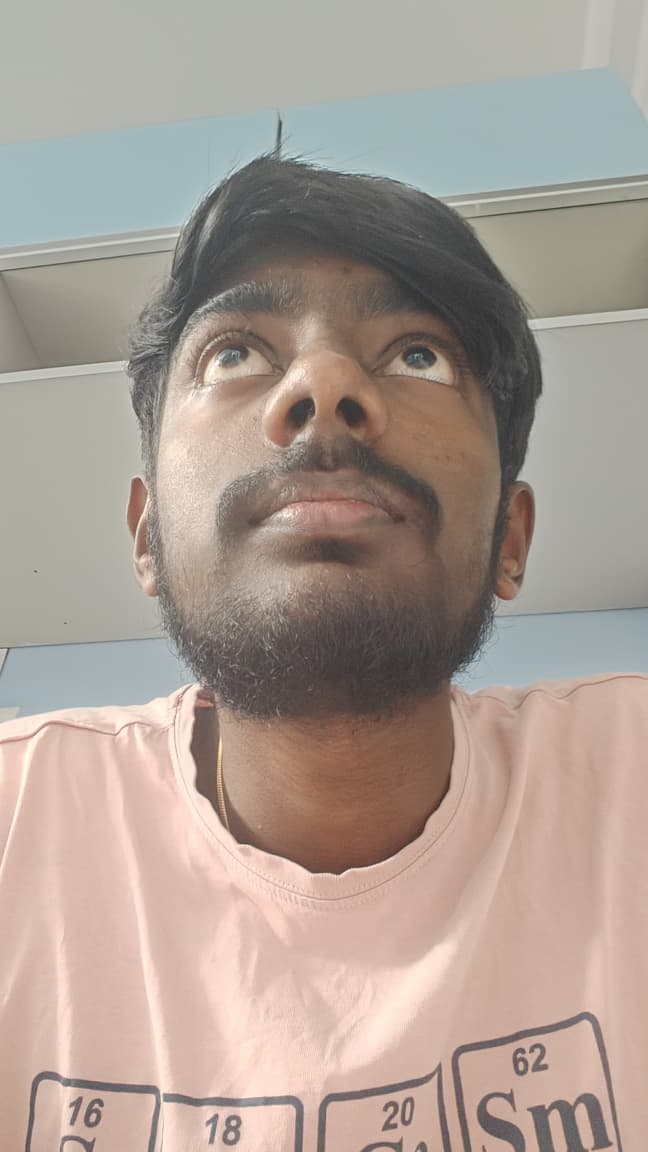
#> input picture assets/images/4.jpg, 648 x 1152 px
$ python resize_image.py
#> lines starting #> are read from the running program, lines starting #| are printed output that depends on the picture; long printed decimals are rounded
from PIL import Image
import numpy as np

# Load and resize exactly like training
img = Image.open('assets/images/4.jpg').convert('RGB')
#> img is the input picture: PIL image 648x1152 RGB; mean R, G, B 171.2, 157.1, 148.2
print(f'Original size: {img.size}')
#| Original size: (648, 1152)

img_resized = img.resize((224, 224), Image.BILINEAR)
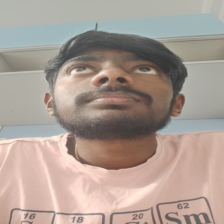
#> img_resized: PIL image 224x224 RGB; mean R, G, B 171.2, 157.1, 148.2
img_resized.save('assets/images/4_resized_224.jpg', quality=100, subsampling=0)

# Verify pixels
pixels = np.array(img_resized)
print('First 3 pixels:', pixels[0, 0:3])
#| First 3 pixels: [[180 183 176]
#|  [180 183 176]
#|  [180 183 176]]
print('Mean:', pixels.mean())
#| Mean: 158.794
print('Saved: assets/images/1_resized_224.jpg')

$ run again, with assets/images/1.jpg copied over assets/images/4.jpg
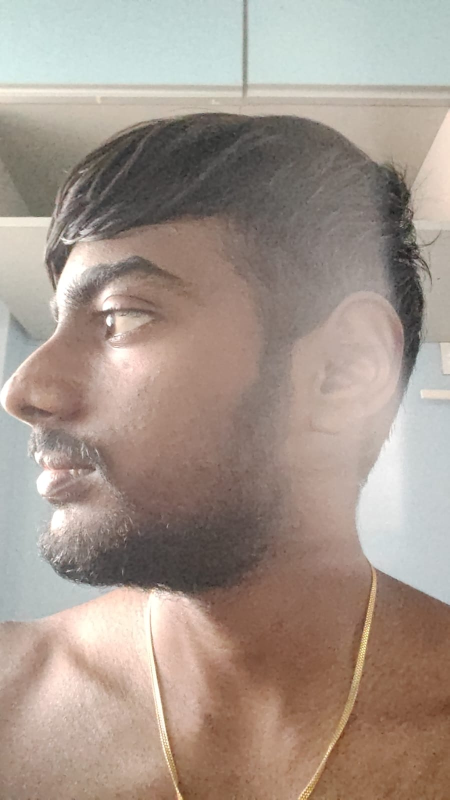
#> input picture assets/images/1.jpg, 899 x 1599 px (shown at 1/2 size)
#> img is the input picture: PIL image 899x1599 RGB; mean R, G, B 164.6, 149.7, 139.2
#| Original size: (899, 1599)
#> `img_resized = img.resize((224, 224), Image.BILINEAR)`:
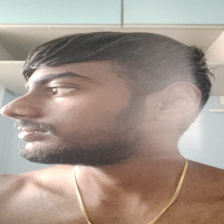
#> img_resized: PIL image 224x224 RGB; mean R, G, B 164.6, 149.7, 139.2
#| First 3 pixels: [[201 222 217]
#|  [201 222 217]
#|  [200 221 216]]
#| Mean: 151.186

$ run again, with assets/images/2.jpg copied over assets/images/4.jpg
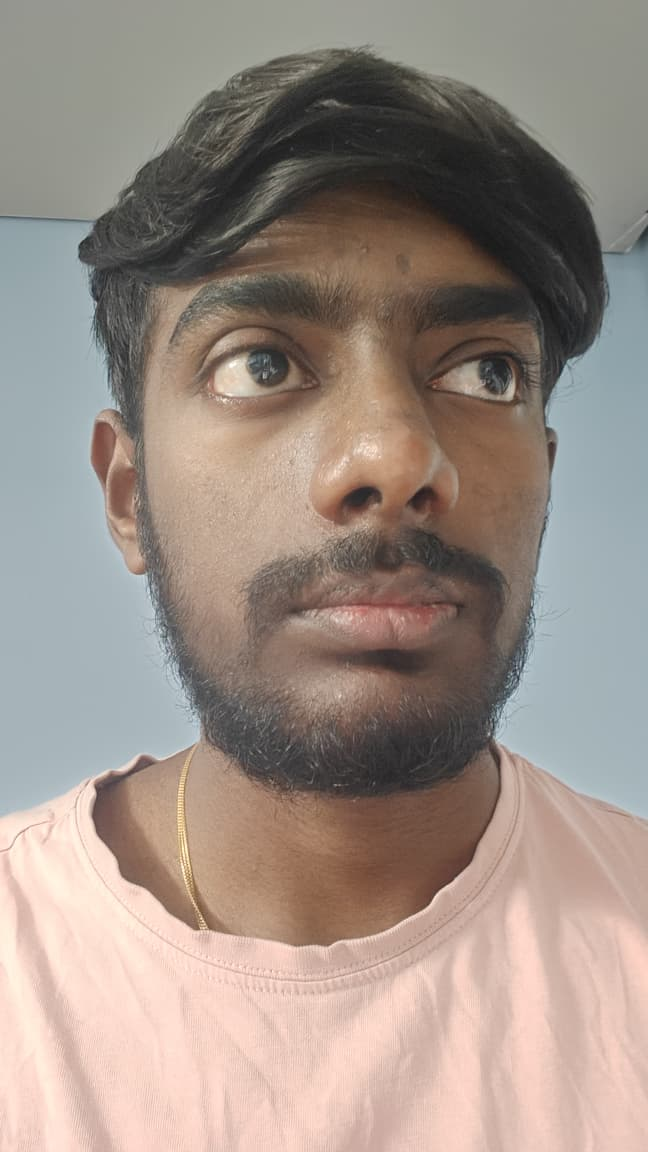
#> input picture assets/images/2.jpg, 648 x 1152 px
#> img is the input picture: PIL image 648x1152 RGB; mean R, G, B 156.5, 142.9, 134.3
#| Original size: (648, 1152)
#> `img_resized = img.resize((224, 224), Image.BILINEAR)`:
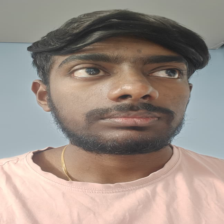
#> img_resized: PIL image 224x224 RGB; mean R, G, B 156.5, 142.9, 134.3
#| First 3 pixels: [[148 149 143]
#|  [148 149 143]
#|  [148 149 143]]
#| Mean: 144.574

$ run again, with assets/images/3.jpg copied over assets/images/4.jpg
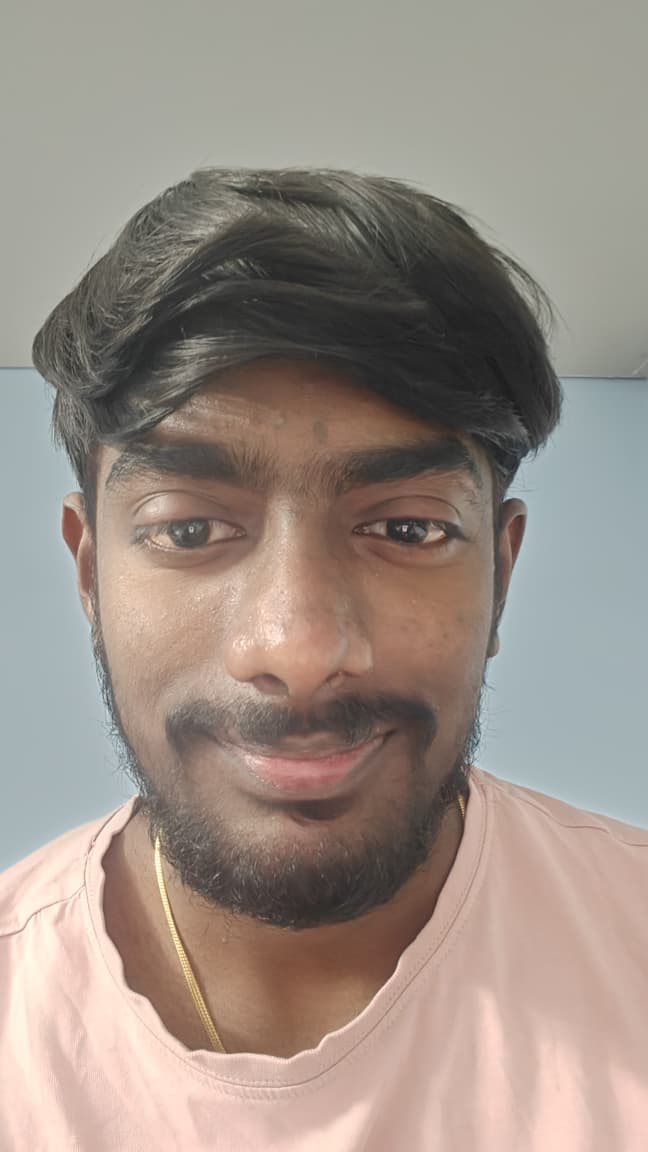
#> input picture assets/images/3.jpg, 648 x 1152 px
#> img is the input picture: PIL image 648x1152 RGB; mean R, G, B 155.1, 142.8, 134
#| Original size: (648, 1152)
#> `img_resized = img.resize((224, 224), Image.BILINEAR)`:
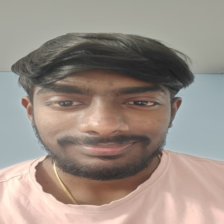
#> img_resized: PIL image 224x224 RGB; mean R, G, B 155.1, 142.8, 134
#| First 3 pixels: [[163 165 154]
#|  [163 165 154]
#|  [163 165 154]]
#| Mean: 143.977
